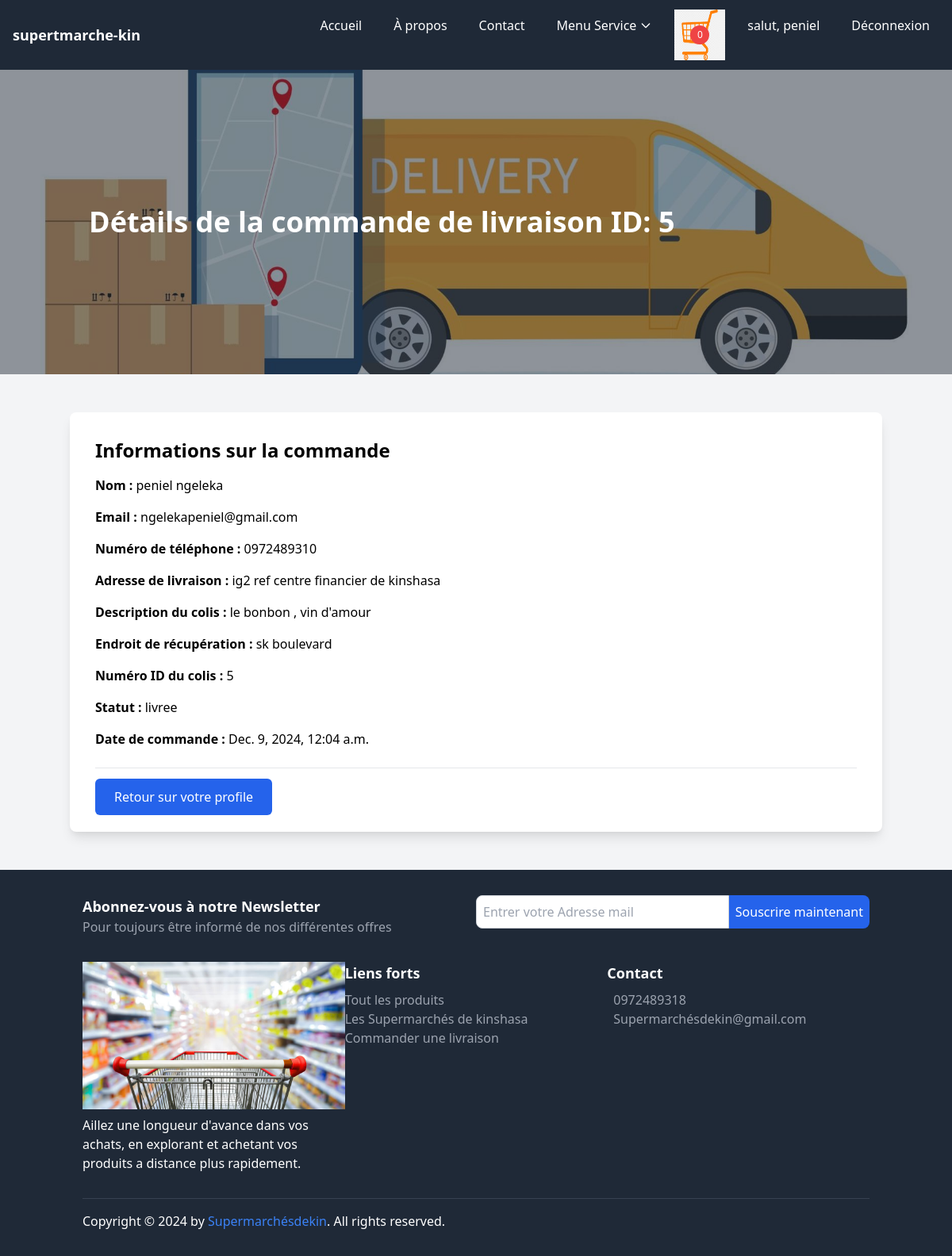
The page /user/livraison/1/ (signed in) on the database its author committed.
### core/models.py (models this page shows, shortened)
class Cart(models.Model):
    user = models.ForeignKey(settings.AUTH_USER_MODEL, on_delete=models.CASCADE, related_name='carts')
    created_at = models.DateTimeField(auto_now_add=True)
    is_ordered = models.BooleanField(default=False)
    is_active = models.BooleanField(default=True) # Ajoutez ce champ
    def get_item_count(self):
        return sum(item.quantity for item in self.items.all())

class CustomUser(AbstractUser):
    email = models.EmailField(unique=True)
    profile_pic = models.ImageField(upload_to="p_img", blank=True, null=True)
    address = models.CharField(max_length=50, blank=True, null=True)
    phone = models.CharField(max_length=11, blank=True, null=True)
    role = models.CharField(max_length=50, blank=True, null=True)
    bio = models.TextField(blank=True, null=True)
    USERNAME_FIELD = 'email'
    REQUIRED_FIELDS = ('username',)

class CommandeLivraison(models.Model):
    nom = models.CharField(max_length=100)
    prenom = models.CharField(max_length=100)
    email = models.EmailField()
    numero_tel = models.CharField(max_length=15)
    user = models.ForeignKey(settings.AUTH_USER_MODEL, on_delete=models.CASCADE)
    adresse_livraison = models.TextField()
    description_colis = models.TextField()
    endroit_recuperation = models.CharField(max_length=255)
    numero_id_colis = models.CharField(max_length=100)
    statut = models.CharField(
        max_length=20,
        choices=[('en_attente', 'En attente'), ('en_cours', 'En cours'), ('livree', 'Livrée')],
        default='en_attente'
    )
    date_commande = models.DateTimeField(auto_now_add=True)
    class Meta:
        permissions = [
            ("peut_marquer_comme_livree", "Peut marquer les commandes comme livrées"),
        ]

### core/views.py (the view)
# urls.py: path('livraison/<int:commande_id>/', views.livraison_detail, name='livraison_detail'),
def livraison_detail(request, commande_id):
    commande = get_object_or_404(CommandeLivraison, id=commande_id)
    context = {
        'commande': commande
    }
    return render(request, 'core/livraison_detail.html', context)

### core/context_processors.py (called while the page is built)
def cart(request):
    if request.user.is_authenticated:
        cart = get_or_create_cart(request.user)
    else:
        cart = None
    return {'cart': cart}

### core/utils.py (called while the page is built)
def get_or_create_cart(user):
    cart, created = Cart.objects.get_or_create(user=user, is_active=True)
    return cart

### core/templates/core/livraison_detail.html
{% extends "base.html" %}
{% load static %}
{% block content %}
<section class="relative bg-cover bg-center h-96" style="background-image: url('{% static 'img/livraison2.jpg' %}');">
    <div class="absolute inset-0 bg-gray-800 opacity-50"></div>
    <div class="container mx-auto h-full flex items-center justify-start relative z-10">
        <div class="text-left text-white px-6">
            <h1 class="text-4xl font-bold">Détails de la commande de livraison ID: {{ commande.numero_id_colis }}</h1>
        </div>
    </div>
</section>
<section class="mt-12 pb-12">
    <div class="container mx-auto p-8 bg-white shadow-lg rounded-lg">
        <h2 class="text-2xl font-semibold mb-4">Informations sur la commande</h2>
        <ul class="space-y-4">
            <li><strong>Nom :</strong> {{ commande.nom }} {{ commande.prenom }}</li>
            <li><strong>Email :</strong> {{ commande.email }}</li>
            <li><strong>Numéro de téléphone :</strong> {{ commande.numero_tel }}</li>
            <li><strong>Adresse de livraison :</strong> {{ commande.adresse_livraison }}</li>
            <li><strong>Description du colis :</strong> {{ commande.description_colis }}</li>
            <li><strong>Endroit de récupération :</strong> {{ commande.endroit_recuperation }}</li>
            <li><strong>Numéro ID du colis :</strong> {{ commande.numero_id_colis }}</li>
            <li><strong>Statut :</strong> {{ commande.statut }}</li>
            <li><strong>Date de commande :</strong> {{ commande.date_commande }}</li>
        </ul>
        <hr class="my-6">
        <a href="profile" class="px-6 py-3 text-white bg-blue-600 hover:bg-blue-700 rounded-md">Retour sur votre profile</a>
    </div>
</section>
{% endblock %}

### templates/base.html (shortened to what this page needs)
{% load static %}
<!DOCTYPE html>
<html lang="fr">
<head>
    <link href="https://cdn.jsdelivr.net/npm/tailwindcss@2.2.19/dist/tailwind.min.css" rel="stylesheet">
</head>
<body class="bg-gray-100">
    <nav class="bg-gray-800 text-white">
        <div class="max-w-7xl mx-auto px-4 py-3 flex justify-between items-center">
            <div class="text-lg font-bold">
                <a href="{% url 'index' %}" class="text-white hover:underline">supertmarche-kin</a>
            </div>
            <div class="hidden md:flex space-x-4">
                <a href="{% url 'index' %}" class="hover:bg-gray-700 px-3 py-2 rounded">Accueil</a>
                <a href="{% url 'apropos' %}" class="hover:bg-gray-700 px-3 py-2 rounded">À propos</a>
                <a href="{% url 'contact' %}" class="hover:bg-gray-700 px-3 py-2 rounded">Contact</a>
<div class="relative">
    <button class="hover:bg-gray-700 px-3 py-2 rounded inline-flex items-center" id="immoDropdownButton">
       Menu Service
        <svg class="ml-1 w-4 h-4" fill="none" stroke="currentColor" viewBox="0 0 24 24" xmlns="http://www.w3.org/2000/svg">
            <path stroke-linecap="round" stroke-linejoin="round" stroke-width="2" d="M19 9l-7 7-7-7"></path>
        </svg>
    </button>
</div>
<a href="{% url 'cart_detail' %}" class="relative inline-block">
    <span id="cart-items-count" class="absolute top-1/2 left-1/2 bg-red-500 text-white rounded-full w-6 h-6 flex items-center justify-center text-xs transform -translate-x-1/2 -translate-y-1/2">
        {{ cart.get_item_count }}
    </span>
</a>
                {% if request.user.is_authenticated %}
                    <a href="{% url 'profile' %}" class="hover:bg-gray-700 px-3 py-2 rounded">salut, {{ request.user.username }}</a>
                    <a href="{% url 'signout' %}" class="hover:bg-gray-700 px-3 py-2 rounded">Déconnexion</a>
                {% else %}
                    <a href="{% url 'signup' %}" class="hover:bg-gray-700 px-3 py-2 rounded">S'inscrire</a>
                    <a href="{% url 'signin' %}" class="hover:bg-gray-700 px-3 py-2 rounded">Connexion</a>
                {% endif %}
            </div>
        </div>
    </nav>
      {% block content %}{% endblock content %}
    <footer class="bg-gray-800 text-white py-8">
        <div class="container mx-auto px-4">
            <div class="mb-8">
                <div class="flex flex-col md:flex-row">
                    <div class="md:w-1/2 mb-4 md:mb-0">
                        <h3 class="text-lg font-bold">Abonnez-vous à notre Newsletter</h3>
                        <p class="text-gray-400">Pour toujours être informé de nos différentes offres</p>
                    </div>
                    <div class="md:w-1/2">
                        <form action="https://api.web3forms.com/submit" method="POST" class="flex">
                            <input type="email" name="email" placeholder="Entrer votre Adresse mail" required class="flex-1 p-2 rounded-l-lg border border-gray-300" />
                            <button class="bg-blue-600 text-white p-2 rounded-r-lg">Souscrire maintenant</button>
                        </form>
                    </div>
                </div>
            </div>
            <div class="flex flex-col md:flex-row mb-8">
                <div class="md:w-1/3 mb-4 md:mb-0">
                    <div class="footer-logo mb-2">
                        <img class="img-fluid" src="{% static 'img/her2.jpg' %}" alt="">
                    </div>
                    <p>Aillez une longueur d'avance dans vos achats, en explorant et achetant vos produits a distance plus rapidement.</p>
                </div>
                <div class="md:w-1/3 mb-4 md:mb-0">
                    <h3 class="text-lg font-bold">Liens forts</h3>
                    <ul class="mt-2">
                        <li><a href="{% url 'list_product' %}" class="text-gray-400 hover:text-white">Tout les produits</a></li>
                        <li><a href="{% url 'list_store' %}" class="text-gray-400 hover:text-white">Les Supermarchés de kinshasa</a></li>
                        <li><a href="{% url 'creer_commande' %}" class="text-gray-400 hover:text-white">Commander une livraison</a></li>
                    </ul>
                </div>
                <div class="md:w-1/3">
                    <h3 class="text-lg font-bold">Contact</h3>
                    <div class="mt-2">
                        <p class="flex items-center"><a href="callto:+243 97 24 89 318" class="text-gray-400 hover:text-white">0972489318</a></p>
                        <p class="flex items-center"><a href="mailto:ngelekapeniel@gmail.com" class="text-gray-400 hover:text-white">Supermarchésdekin@gmail.com</a></p>
                    </div>
                </div>
            </div>
            <div class="border-t border-gray-700 pt-4">
                <div class="flex justify-between items-center">
                    <div>
                        <p class="mb-0">Copyright © 2024 by <a href="#" class="text-blue-500 hover:underline">Supermarchésdekin</a>. All rights reserved.</p>
                    </div>
                </div>
            </div>
        </div>
    </footer>
</body>
</html>

### rows shown on the page
Cart: get_item_count "0"
CustomUser: user.username "peniel"
CommandeLivraison: numero_id_colis "5", nom "peniel", prenom "ngeleka", email "ngelekapeniel@gmail.com", numero_tel "0972489310", adresse_livraison "ig2 ref centre financier de kinshasa", description_colis "le bonbon , vin d'amour", endroit_recuperation "sk boulevard", statut "livree", date_commande "Dec. 9, 2024, 12:04 a.m."
